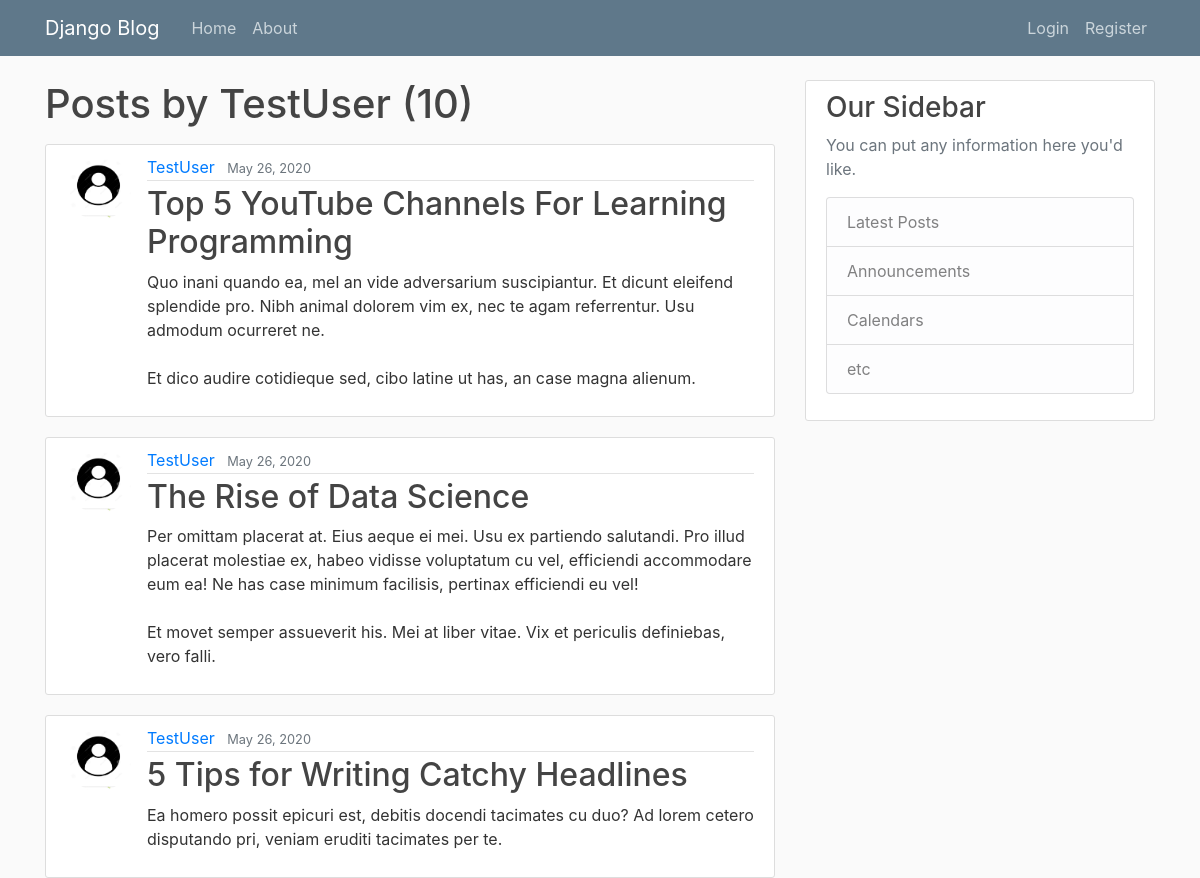
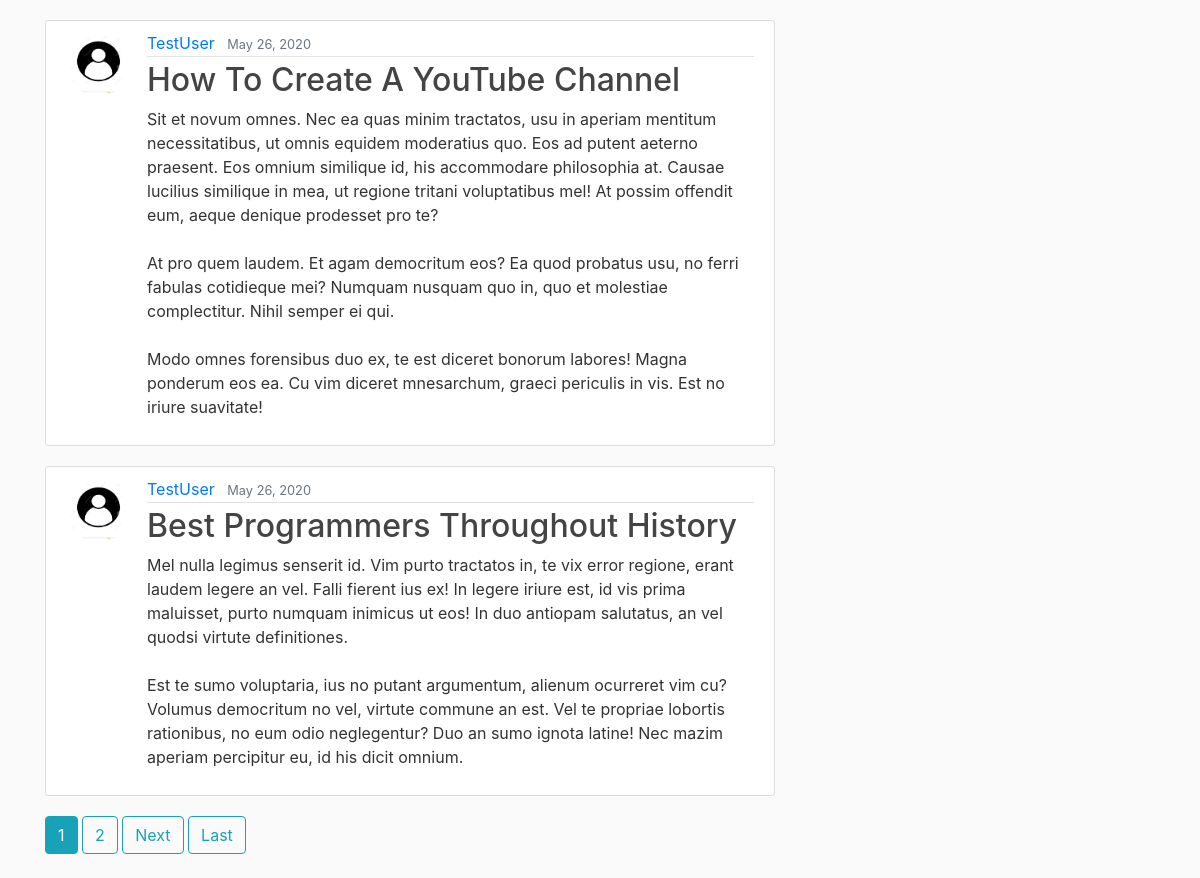
Page /user/TestUser on the committed database (2 pictures, top to bottom).
### blog/models.py (models this page shows, shortened)
class Post(models.Model):
    title = models.CharField(max_length=100)
    content = models.TextField()
    date_posted = models.DateTimeField(default=timezone.now)
    author = models.ForeignKey(User, on_delete=models.CASCADE)

### users/models.py (models this page shows, shortened)
class Profile(models.Model):
    user = models.OneToOneField(User, on_delete=models.CASCADE)
    image = models.ImageField(default='default.jpg', upload_to='profile_pics')

### blog/views.py (the view)
# urls.py: path('user/<str:username>', UserPostListView.as_view(), name='user-posts'),
class UserPostListView(ListView):
    model = Post
    template_name = 'blog/user_posts.html'
    context_object_name = 'posts'
    paginate_by = 5
    def get_queryset(self):
        user = get_object_or_404(User, username=self.kwargs.get('username'))
        return Post.objects.filter(author=user).order_by('-date_posted')

### blog/templates/blog/user_posts.html (shortened to what this page needs)
{% extends "blog/base.html" %}
{% block content %}
<h1 class="mb-3">Posts by {{ view.kwargs.username }} ({{ page_obj.paginator.count }})</h1>
  {% for post in posts %}
    <article class="media content-section">
      <img class="rounded-circle article-img" src="{{ post.author.profile.image.url }}">
      <div class="media-body">
        <div class="article-metadata">
          <a class="mr-2" href="{% url 'user-posts' post.author.username %}">{{ post.author }}</a>
          <small class="text-muted">{{ post.date_posted | date:"F d, Y" }}</small>
        </div>
        <h2><a class="article-title" href="{% url 'post-detail' post.id %}">{{ post.title }}</a></h2>
        <p class="article-content">{{ post.content }}</p>
      </div>
    </article>
    {% endfor %}
    {% if is_paginated %}
      {% for num in page_obj.paginator.page_range %}
        {% if page_obj.number == num %}
        <a class="btn btn-info mb-4" href="?page={{ num }}">{{ num }}</a>
        {% elif num > page_obj.number|add:'-3' and num < page_obj.number|add:'3' %}
        <a class="btn btn-outline-info mb-4" href="?page={{ num }}">{{ num }}</a>
        {% endif %}
      {% endfor %}
      {% if page_obj.has_next %}
        <a class="btn btn-outline-info mb-4" href="?page={{ page_obj.next_page_number }}">Next</a>
        <a class="btn btn-outline-info mb-4" href="?page={{ page_obj.paginator.num_pages }}">Last</a>
      {% endif %}
    {% endif %}
  {% endblock content %}

### blog/templates/blog/base.html (shortened to what this page needs)
{% load static %}
<!DOCTYPE html>
<html lang="en">
<head>
  <link rel="stylesheet" href="https://maxcdn.bootstrapcdn.com/bootstrap/4.0.0/css/bootstrap.min.css">
  <link rel="stylesheet" type="text/css" href="{% static 'blog/main.css' %}">
</head>
<body>
  <header class="site-header">
    <nav class="navbar navbar-expand-md navbar-dark bg-steel fixed-top">
      <div class="container">
        <a class="navbar-brand mr-4" href="{% url 'blog-home' %}">Django Blog</a>
        <div class="collapse navbar-collapse" id="navbarToggle">
          <div class="navbar-nav mr-auto">
            <a class="nav-item nav-link" href="{% url 'blog-home' %}">Home</a>
            <a class="nav-item nav-link" href="{% url 'blog-about' %}">About</a>
          </div>
          <div class="navbar-nav">
            {% if user.is_authenticated %}
            <a class="nav-item nav-link" href="{% url 'post-create' %}">New Post</a>
              <a class="nav-item nav-link" href="{% url 'profile' %}">Profile</a>
              <a class="nav-item nav-link" href="{% url 'logout' %}">Logout</a>
            {% else %}
              <a class="nav-item nav-link" href="{% url 'login' %}">Login</a>
              <a class="nav-item nav-link" href="{% url 'register' %}">Register</a>
            {% endif %}
          </div>
        </div>
      </div>
    </nav>
  </header>
  <main role="main" class="container">
    <div class="row">
      <div class="col-md-8">
        {% block content %}{% endblock %}
      </div>
      <div class="col-md-4">
        <div class="content-section">
          <h3>Our Sidebar</h3>
          <p class='text-muted'>You can put any information here you'd like.
            <ul class="list-group">
              <li class="list-group-item list-group-item-light">Latest Posts</li>
              <li class="list-group-item list-group-item-light">Announcements</li>
              <li class="list-group-item list-group-item-light">Calendars</li>
              <li class="list-group-item list-group-item-light">etc</li>
            </ul>
          </p>
        </div>
      </div>
    </div>
  </main>
</body>
</html>

### blog/static/blog/main.css (style rules this page uses)
body { background: #fafafa; color: #333333; margin-top: 5rem; }
h1, h2, h3, h4, h5, h6 { color: #444444; }
ul { margin: 0; }
.bg-steel { background-color: #5f788a; }
.site-header .navbar-nav .nav-link { color: #cbd5db; }
.content-section { background: #ffffff; padding: 10px 20px; border: 1px solid #dddddd; border-radius: 3px; margin-bottom: 20px; }
.article-title { color: #444444; }
.article-content { white-space: pre-line; }
.article-img { height: 65px; width: 65px; margin-right: 16px; }
.article-metadata { padding-bottom: 1px; margin-bottom: 4px; border-bottom: 1px solid #e3e3e3 }

### rows in the picture
Post: author.profile.image (placeholder picture), author "TestUser", date_posted "May 26, 2020", title "Top 5 YouTube Channels For Learning Programming", content "Quo inani quando ea, mel an vide adversarium suscipiantur. Et dicunt eleifend splendide pro. Nibh animal dolorem vim ex, nec te agam referrentur. Usu admodum ocurreret ne. Et dico audire cotidieque sed, cibo latine ut has, an case magna alienum."
Post: author.profile.image (placeholder picture), author "TestUser", date_posted "May 26, 2020", title "The Rise of Data Science", content "Per omittam placerat at. Eius aeque ei mei. Usu ex partiendo salutandi. Pro illud placerat molestiae ex, habeo vidisse voluptatum cu vel, efficiendi accommodare eum ea! Ne has case minimum facilisis, pertinax efficiendi eu vel! Et movet semper assueverit his. Mei at liber vitae. Vix et periculis definiebas, vero falli."
Post: author.profile.image (placeholder picture), author "TestUser", date_posted "May 26, 2020", title "5 Tips for Writing Catchy Headlines", content "Ea homero possit epicuri est, debitis docendi tacimates cu duo? Ad lorem cetero disputando pri, veniam eruditi tacimates per te."
Post: author.profile.image (placeholder picture), author "TestUser", date_posted "May 26, 2020", title "How To Create A YouTube Channel", content "Sit et novum omnes. Nec ea quas minim tractatos, usu in aperiam mentitum necessitatibus, ut omnis equidem moderatius quo. Eos ad putent aeterno praesent. Eos omnium similique id, his accommodare philosophia at. Causae lucilius similique in mea, ut regione tritani voluptatibus mel! At possim offendit eum, aeque denique prodesset pro te? At pro quem laudem. Et agam democritum eos? Ea quod probatus usu, no ferri fabulas cotidieque mei? Numquam nusquam quo in, quo et molestiae complectitur. Nihil semper ei qui. Modo omnes forensibus duo ex, te est diceret bonorum labores! Magna ponderum eos ea. Cu vim diceret mnesarchum, graeci periculis in vis. Est no iriure suavitate!"
Post: author.profile.image (placeholder picture), author "TestUser", date_posted "May 26, 2020", title "Best Programmers Throughout History", content "Mel nulla legimus senserit id. Vim purto tractatos in, te vix error regione, erant laudem legere an vel. Falli fierent ius ex! In legere iriure est, id vis prima maluisset, purto numquam inimicus ut eos! In duo antiopam salutatus, an vel quodsi virtute definitiones. Est te sumo voluptaria, ius no putant argumentum, alienum ocurreret vim cu? Volumus democritum no vel, virtute commune an est. Vel te propriae lobortis rationibus, no eum odio neglegentur? Duo an sumo ignota latine! Nec mazim aperiam percipitur eu, id his dicit omnium."

### other values in the picture
{{ view.kwargs.username }} "TestUser"
{{ page_obj.paginator.count }} "10"
{{ num }} "1"
{{ num }} "2"
